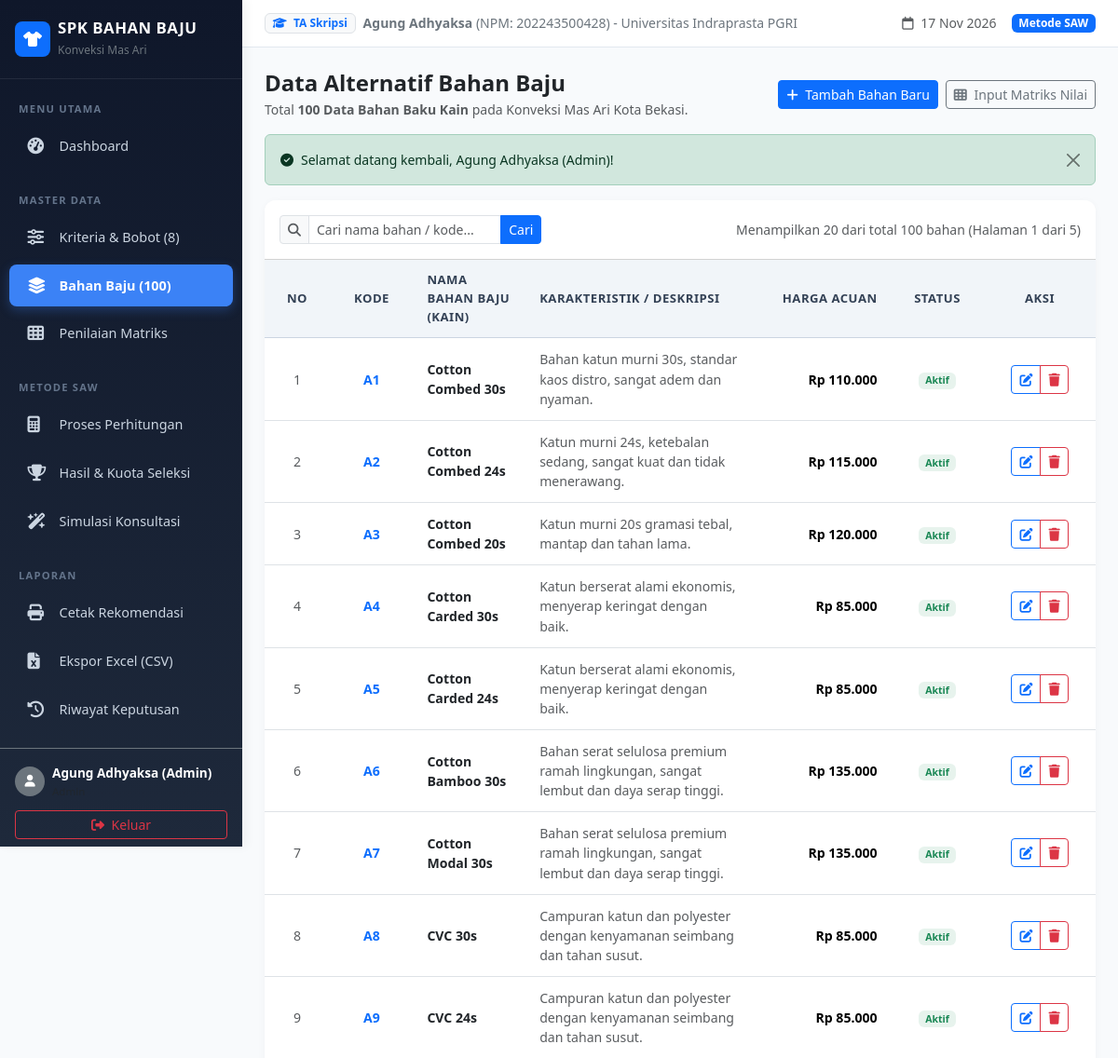
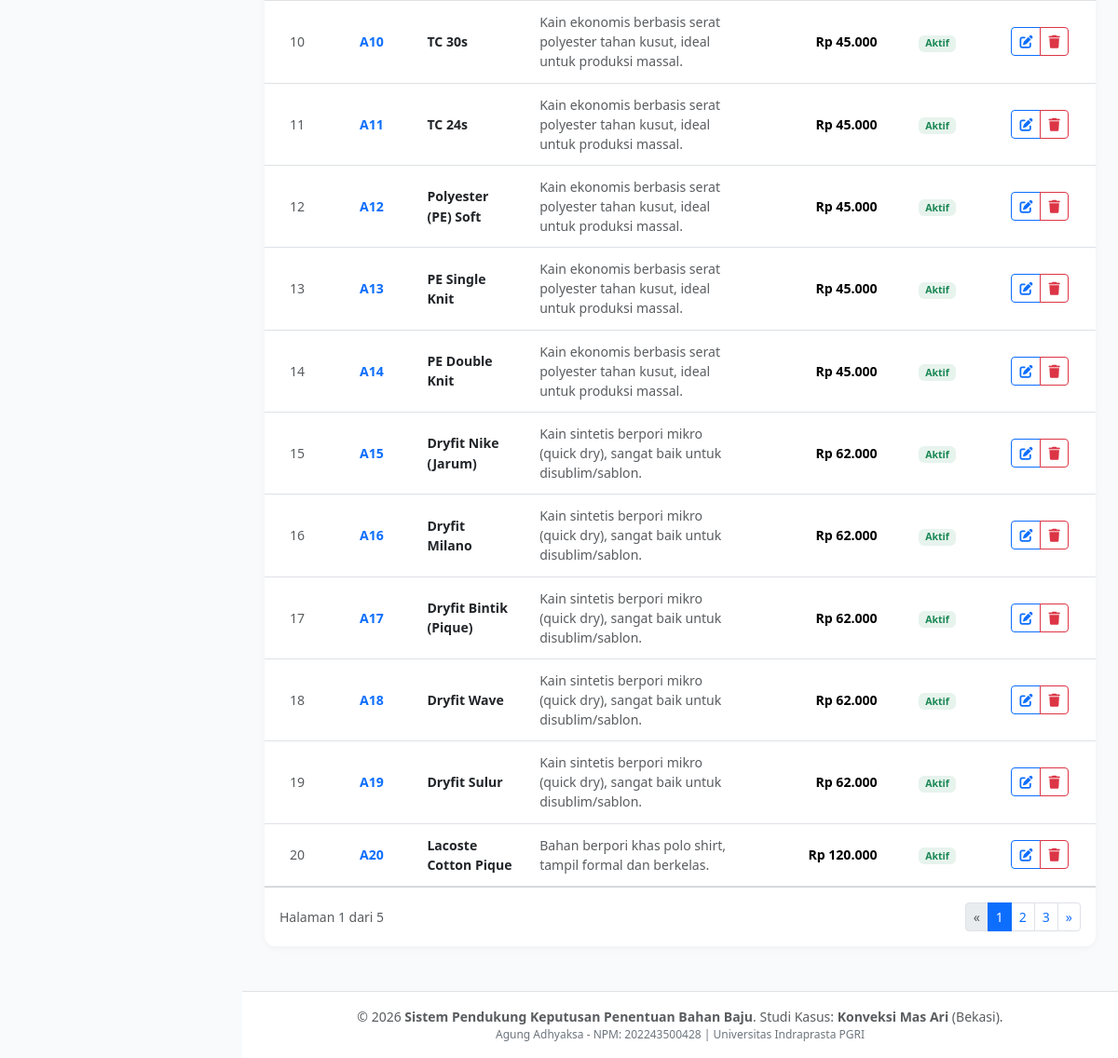
/?page=bahan (signed in), run on the app's committed database (2 pictures, top to bottom).
### tables this page shows
CREATE TABLE `bahan` (
    `id_bahan` INT AUTO_INCREMENT PRIMARY KEY,
    `kode_bahan` VARCHAR(10) NOT NULL UNIQUE,
    `nama_bahan` VARCHAR(100) NOT NULL,
    `deskripsi` TEXT NULL,
    `foto` VARCHAR(255) NULL,
    `harga_referensi` DECIMAL(12, 2) NULL,
    `status` ENUM('Aktif', 'Nonaktif') DEFAULT 'Aktif',
    `created_at` TIMESTAMP DEFAULT CURRENT_TIMESTAMP
);

### controllers/BahanController.php (called while the page is built, shortened)
<?php
require_once __DIR__ . '/../core/Auth.php';
class BahanController {
    public function index(): void {
        $db = Database::getConnection();
        $search = trim($_GET['q'] ?? '');
        $page = max(1, (int)($_GET['p'] ?? 1));
        $perPage = 20;
        $params = [];
        $whereSql = "WHERE 1=1";
        $stmtCount = $db->prepare("SELECT COUNT(*) FROM bahan $whereSql");
        $stmtCount->execute($params);
        $totalItems = (int)$stmtCount->fetchColumn();
        $totalPages = ceil($totalItems / $perPage);
        $offset = ($page - 1) * $perPage;
        $sql = "SELECT * FROM bahan $whereSql ORDER BY id_bahan ASC LIMIT $perPage OFFSET $offset";
        $stmt = $db->prepare($sql);
        $stmt->execute($params);
        $bahanList = $stmt->fetchAll();
        $flashSuccess = Auth::getFlash('success');
        require __DIR__ . '/../views/bahan/index.php';
    }
}

### core/Auth.php (called while the page is built, shortened)
<?php
class Auth {
    public static function getFlash(string $type): ?string {
        if (isset($_SESSION['flash_' . $type])) {
            $msg = $_SESSION['flash_' . $type];
            return $msg;
        }
        return null;
    }
}

### views/bahan/index.php (the view, shortened to what this page needs)
<?php
require_once __DIR__ . '/../layouts/header.php';
require_once __DIR__ . '/../layouts/sidebar.php';
?>
<div class="container-fluid p-0">
    <div class="d-flex flex-wrap justify-content-between align-items-center mb-3 gap-2">
        <div>
            <h4 class="fw-bold mb-1 text-dark">Data Alternatif Bahan Baju</h4>
            <p class="text-muted small mb-0">
                Total <strong><?= $totalItems ?> Data Bahan Baku Kain</strong> pada Konveksi Mas Ari Kota Bekasi.
            </p>
        </div>
        <div class="d-flex gap-2">
            <a href="<?= BASE_URL ?>?page=bahan&action=create" class="btn btn-primary btn-sm">
                <i class="fa-solid fa-plus me-1"></i> Tambah Bahan Baru
            </a>
            <a href="<?= BASE_URL ?>?page=penilaian" class="btn btn-outline-secondary btn-sm">
                <i class="fa-solid fa-table-cells me-1"></i> Input Matriks Nilai
            </a>
        </div>
    </div>
    <?php if (!empty($flashSuccess)): ?>
        <div class="alert alert-success alert-dismissible fade show small" role="alert">
            <i class="fa-solid fa-circle-check me-2"></i><?= htmlspecialchars($flashSuccess) ?>
            <button type="button" class="btn-close" data-bs-dismiss="alert" aria-label="Close"></button>
        </div>
    <?php endif; ?>
    <div class="card card-table mb-4">
        <div class="card-header bg-white py-3">
            <form action="<?= BASE_URL ?>" method="GET" class="row g-2 align-items-center">
                <div class="col-md-6 col-lg-4">
                    <div class="input-group input-group-sm">
                        <span class="input-group-text bg-light"><i class="fa-solid fa-magnifying-glass text-muted"></i></span>
                        <input type="text" name="q" class="form-control" placeholder="Cari nama bahan / kode..." value="<?= htmlspecialchars($search) ?>">
                        <button class="btn btn-primary" type="submit">Cari</button>
                    </div>
                </div>
                <div class="col-md-6 col-lg-8 text-md-end text-muted small">
                    Menampilkan <?= count($bahanList) ?> dari total <?= $totalItems ?> bahan (Halaman <?= $page ?> dari <?= max(1, $totalPages) ?>)
                </div>
            </form>
        </div>
        <div class="table-responsive">
            <table class="table table-hover align-middle mb-0">
                <thead>
                    <tr>
                        <th class="text-center" width="70">No</th>
                        <th class="text-center" width="90">Kode</th>
                        <th>Nama Bahan Baju (Kain)</th>
                        <th>Karakteristik / Deskripsi</th>
                        <th width="150" class="text-end">Harga Acuan</th>
                        <th class="text-center" width="100">Status</th>
                        <th class="text-center" width="120">Aksi</th>
                    </tr>
                </thead>
                <tbody>
                    <?php if (!empty($bahanList)): ?>
                        <?php $no = $offset + 1; foreach ($bahanList as $b): ?>
                            <tr>
                                <td class="text-center text-muted small"><?= $no++ ?></td>
                                <td class="text-center fw-bold text-primary"><?= htmlspecialchars($b['kode_bahan']) ?></td>
                                <td>
                                    <span class="fw-bold text-dark"><?= htmlspecialchars($b['nama_bahan']) ?></span>
                                </td>
                                <td class="small text-muted">
                                    <?= htmlspecialchars($b['deskripsi'] ?? '-') ?>
                                </td>
                                <td class="text-end fw-semibold">
                                    Rp <?= number_format((float)$b['harga_referensi'], 0, ',', '.') ?>
                                </td>
                                <td class="text-center">
                                    <?php if ($b['status'] === 'Aktif'): ?>
                                        <span class="badge bg-success bg-opacity-10 text-success">Aktif</span>
                                    <?php else: ?>
                                        <span class="badge bg-secondary">Nonaktif</span>
                                    <?php endif; ?>
                                </td>
                                <td class="text-center">
                                    <div class="btn-group btn-group-sm">
                                        <a href="<?= BASE_URL ?>?page=bahan&action=edit&id=<?= $b['id_bahan'] ?>" class="btn btn-outline-primary" title="Ubah Data">
                                            <i class="fa-solid fa-pen-to-square"></i>
                                        </a>
                                        <a href="<?= BASE_URL ?>?page=bahan&action=delete&id=<?= $b['id_bahan'] ?>" class="btn btn-outline-danger" onclick="return confirm('Apakah Anda yakin ingin menghapus data bahan <?= htmlspecialchars($b['nama_bahan']) ?>?');" title="Hapus Data">
                                            <i class="fa-solid fa-trash"></i>
                                        </a>
                                    </div>
                                </td>
                            </tr>
                        <?php endforeach; ?>
                    <?php endif; ?>
                </tbody>
            </table>
        </div>
        <?php if ($totalPages > 1): ?>
            <div class="card-footer bg-white d-flex justify-content-between align-items-center py-3">
                <div class="small text-muted">
                    Halaman <?= $page ?> dari <?= $totalPages ?>
                </div>
                <nav>
                    <ul class="pagination pagination-sm mb-0">
                        <li class="page-item <?= ($page <= 1) ? 'disabled' : '' ?>">
                            <a class="page-link" href="<?= BASE_URL ?>?page=bahan&p=<?= $page - 1 ?>&q=<?= urlencode($search) ?>">&laquo;</a>
                        </li>
                        <?php for ($i = max(1, $page - 2); $i <= min($totalPages, $page + 2); $i++): ?>
                            <li class="page-item <?= ($page == $i) ? 'active' : '' ?>">
                                <a class="page-link" href="<?= BASE_URL ?>?page=bahan&p=<?= $i ?>&q=<?= urlencode($search) ?>"><?= $i ?></a>
                            </li>
                        <?php endfor; ?>
                        <li class="page-item <?= ($page >= $totalPages) ? 'disabled' : '' ?>">
                            <a class="page-link" href="<?= BASE_URL ?>?page=bahan&p=<?= $page + 1 ?>&q=<?= urlencode($search) ?>">&raquo;</a>
                        </li>
                    </ul>
                </nav>
            </div>
        <?php endif; ?>
    </div>
</div>
<?php require_once __DIR__ . '/../layouts/footer.php'; ?>

### assets/css/style.css (style rules this page uses)
:root { --primary-color: #1e3a8a; --primary-light: #3b82f6; --secondary-color: #0f172a; --accent-color: #d97706; --sidebar-width: 260px; --bg-light: #f8fafc; }
body { font-family: 'Segoe UI', system-ui, -apple-system, BlinkMacSystemFont, Roboto, sans-serif; background-color: var(--bg-light); color: #1e293b; margin: 0; padding: 0; }
.card-table { border-radius: 12px; overflow: hidden; border: none; box-shadow: 0 2px 8px rgba(0, 0, 0, 0.04); }
.table thead th { background-color: #f1f5f9; color: #334155; font-weight: 600; font-size: 0.82rem; text-transform: uppercase; letter-spacing: 0.5px; border-bottom: 1px solid #cbd5e1; padding: 0.75rem 0.9rem; vertical-align: middle; }
.table tbody td { padding: 0.75rem 0.9rem; font-size: 0.88rem; vertical-align: middle; }

### data on the page
bahan: kode_bahan "A1", nama_bahan "Cotton Combed 30s", deskripsi "Bahan katun murni 30s, standar kaos distro, sangat adem dan nyaman.", harga_referensi "110.000", status "Aktif"
bahan: kode_bahan "A2", nama_bahan "Cotton Combed 24s", deskripsi "Katun murni 24s, ketebalan sedang, sangat kuat dan tidak menerawang.", harga_referensi "115.000", status "Aktif"
bahan: kode_bahan "A3", nama_bahan "Cotton Combed 20s", deskripsi "Katun murni 20s gramasi tebal, mantap dan tahan lama.", harga_referensi "120.000", status "Aktif"
bahan: kode_bahan "A4", nama_bahan "Cotton Carded 30s", deskripsi "Katun berserat alami ekonomis, menyerap keringat dengan baik.", harga_referensi "85.000", status "Aktif"
bahan: kode_bahan "A5", nama_bahan "Cotton Carded 24s", deskripsi "Katun berserat alami ekonomis, menyerap keringat dengan baik.", harga_referensi "85.000", status "Aktif"
bahan: kode_bahan "A6", nama_bahan "Cotton Bamboo 30s", deskripsi "Bahan serat selulosa premium ramah lingkungan, sangat lembut dan daya serap tinggi.", harga_referensi "135.000", status "Aktif"
bahan: kode_bahan "A7", nama_bahan "Cotton Modal 30s", deskripsi "Bahan serat selulosa premium ramah lingkungan, sangat lembut dan daya serap tinggi.", harga_referensi "135.000", status "Aktif"
bahan: kode_bahan "A8", nama_bahan "CVC 30s", deskripsi "Campuran katun dan polyester dengan kenyamanan seimbang dan tahan susut.", harga_referensi "85.000", status "Aktif"
bahan: kode_bahan "A9", nama_bahan "CVC 24s", deskripsi "Campuran katun dan polyester dengan kenyamanan seimbang dan tahan susut.", harga_referensi "85.000", status "Aktif"
bahan: kode_bahan "A10", nama_bahan "TC 30s", deskripsi "Kain ekonomis berbasis serat polyester tahan kusut, ideal untuk produksi massal.", harga_referensi "45.000", status "Aktif"
bahan: kode_bahan "A11", nama_bahan "TC 24s", deskripsi "Kain ekonomis berbasis serat polyester tahan kusut, ideal untuk produksi massal.", harga_referensi "45.000", status "Aktif"
bahan: kode_bahan "A12", nama_bahan "Polyester (PE) Soft", deskripsi "Kain ekonomis berbasis serat polyester tahan kusut, ideal untuk produksi massal.", harga_referensi "45.000", status "Aktif"
bahan: kode_bahan "A13", nama_bahan "PE Single Knit", deskripsi "Kain ekonomis berbasis serat polyester tahan kusut, ideal untuk produksi massal.", harga_referensi "45.000", status "Aktif"
bahan: kode_bahan "A14", nama_bahan "PE Double Knit", deskripsi "Kain ekonomis berbasis serat polyester tahan kusut, ideal untuk produksi massal.", harga_referensi "45.000", status "Aktif"
bahan: kode_bahan "A15", nama_bahan "Dryfit Nike (Jarum)", deskripsi "Kain sintetis berpori mikro (quick dry), sangat baik untuk disublim/sablon.", harga_referensi "62.000", status "Aktif"
bahan: kode_bahan "A16", nama_bahan "Dryfit Milano", deskripsi "Kain sintetis berpori mikro (quick dry), sangat baik untuk disublim/sablon.", harga_referensi "62.000", status "Aktif"
bahan: kode_bahan "A17", nama_bahan "Dryfit Bintik (Pique)", deskripsi "Kain sintetis berpori mikro (quick dry), sangat baik untuk disublim/sablon.", harga_referensi "62.000", status "Aktif"
bahan: kode_bahan "A18", nama_bahan "Dryfit Wave", deskripsi "Kain sintetis berpori mikro (quick dry), sangat baik untuk disublim/sablon.", harga_referensi "62.000", status "Aktif"
bahan: kode_bahan "A19", nama_bahan "Dryfit Sulur", deskripsi "Kain sintetis berpori mikro (quick dry), sangat baik untuk disublim/sablon.", harga_referensi "62.000", status "Aktif"
bahan: kode_bahan "A20", nama_bahan "Lacoste Cotton Pique", deskripsi "Bahan berpori khas polo shirt, tampil formal dan berkelas.", harga_referensi "120.000", status "Aktif"

### other printed values
KONVEKSI_NAME "Konveksi Mas Ari"
$user['nama'] "Agung Adhyaksa (Admin)"
APP_AUTHOR "Agung Adhyaksa"
APP_NPM "202243500428"
APP_INSTITUTION "Universitas Indraprasta PGRI"
$totalItems "100"
$flashSuccess "Selamat datang kembali, Agung Adhyaksa (Admin)!"
count($bahanList) "20"
$page "1"
max(1, $totalPages) "5"
$totalPages "5"
APP_TITLE "Sistem Pendukung Keputusan Penentuan Bahan Baju"
